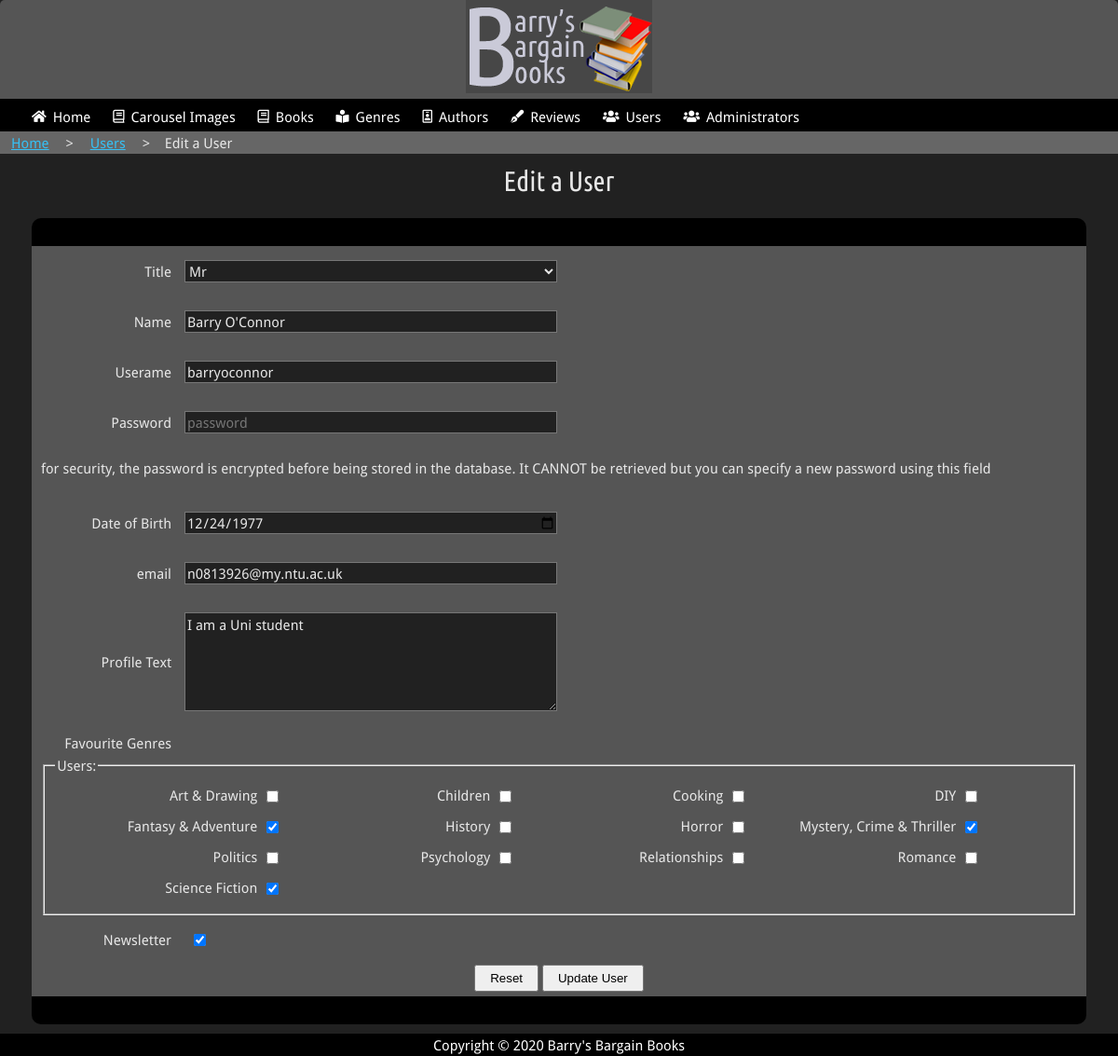
/admin/user_edit.php?id=6 (signed in), run on the app's committed database.
### tables this page shows
CREATE TABLE `users` (
  `userID` int(11) NOT NULL,
  `title` varchar(10) DEFAULT NULL,
  `name` varchar(50) DEFAULT NULL,
  `dob` date DEFAULT NULL,
  `email` varchar(100) NOT NULL,
  `profile` varchar(1000) NOT NULL,
  `genres` varchar(200) NOT NULL,
  `newsletter` tinyint(1) NOT NULL DEFAULT '0',
  `username` varchar(40) DEFAULT NULL,
  `password` varchar(128) DEFAULT NULL
);

CREATE TABLE `genres` (
  `genreID` int(11) NOT NULL,
  `name` varchar(100) NOT NULL,
  `description` varchar(1000) DEFAULT NULL,
  `image` varchar(100) DEFAULT NULL,
  `image_alt` varchar(200) DEFAULT NULL,
  `is_active` tinyint(1) NOT NULL DEFAULT '1'
);

### admin/user_edit.php (the view, shortened to what this page needs)
<!DOCTYPE html>
<html lang="en" class="text-100">
<head>
    <link rel="stylesheet" href="css/admin.css">
    <link rel="stylesheet" href="../css/fontawesome.css">
</head>
<body>
    <header>
        <div >
            <a href="index.php"><img src="images/logo.png" alt="Barry's Bargain Books Logo"></a>
        </div>
    </header>
    <?php include 'includes/main_nav.php'; ?>
    <main id="main">
    	<section class="breadcrumb">
            <div id="breadcrumb" class="boc-grid-container">
                <a href="index.php" title="retrun to the home page">Home</a>
                <span class="separator">></span>
                <a href="users.php" title="retrun to the user index">Users</a>
                <span class="separator">></span>
                <span class="current">Edit a User</span>
            </div>
        </section>
<?php
include 'includes/connection.php';
if (!empty($_POST)) {
	try {
        $password = isset($_POST['user-password']) ? trim($_POST['user-password']) : null;
        if(is_null($password)||$password==""){
            $stmt = $connection->prepare("UPDATE users SET title=:title, name=:name, dob=:dob, email=:email, profile=:profile, genres=:genres, newsletter=:newsletter, username=:username WHERE userID=:id;");
        } else {
            $stmt = $connection->prepare("UPDATE users SET title=:title, name=:name, dob=:dob, email=:email, profile=:profile, genres=:genres, newsletter=:newsletter, username=:username, password=:password WHERE userID=:id;");
            $password = hash('sha512', $password);
            $stmt->bindParam(':password', $password, PDO::PARAM_STR);
        }
	    $genres ="";
        if(isset($_POST['genre'])){
            foreach($_POST['genre'] as $selected){
                $genres .= $selected . "|";
            }
            $genres = rtrim($genres, "|");
        }
        $title = isset($_POST['user-title']) ? trim($_POST['user-title']) : null;
        $name = isset($_POST['user-name']) ? trim($_POST['user-name']) : null;
        $dob = isset($_POST['user-dob']) ? trim($_POST['user-dob']) : null;
        $email = isset($_POST['user-email']) ? trim($_POST['user-email']) : null;
        $profile = isset($_POST['user-profile']) ? trim($_POST['user-profile']) : null;
        $newsletter = isset($_POST['user-newsletter']) ? trim($_POST['user-newsletter']) : 0;
        $username = isset($_POST['user-username']) ? trim($_POST['user-username']) : null;
        $id = isset($_POST['user-id']) ? trim($_POST['user-id']) : null;
        $stmt->bindParam(':title', $title, PDO::PARAM_STR);
        $stmt->bindParam(':name', $name, PDO::PARAM_STR);
        $stmt->bindParam(':dob', $dob, PDO::PARAM_STR);
        $stmt->bindParam(':email', $email, PDO::PARAM_STR);
        $stmt->bindParam(':profile', $profile, PDO::PARAM_STR);
        $stmt->bindParam(':newsletter', $newsletter, PDO::PARAM_STR);
        $stmt->bindParam(':username', $username, PDO::PARAM_STR);
        $stmt->bindParam(':genres', $genres, PDO::PARAM_STR);
		$stmt->bindParam(':id', $id, PDO::PARAM_STR);
	    $return_value = $stmt->execute();
		if($return_value) {
            echo "<h2 class='boc-center'><i class='far fa-check-circle green'></i> User Updated</h2>";
            echo "<p class='boc-center'>You will be returned to the User Index in 3 seconds or you can <a href='users.php'>return to the User Index now</a></p>";
        } else {
            echo "<h2 class='boc-center'><i class='far fa-times-circle red'></i> Action failed. Please try again</h2>";
            echo "<p class='boc-center'>You will be returned to the User Index in 3 seconds or you can <a href='users.php'>return to the User Index now</a></p>";
        };
        header( "refresh:3;url=users.php" );
	} catch( PDOExecption $error ) {
    	print "Error!: " . $error->getMessage() . "</br>";
	}
} elseif (isset($_GET['id'])) {
	try {
	    $stmt = $connection->prepare("SELECT * FROM users WHERE userID=:id;");
	    $id = isset($_GET['id']) ? trim($_GET['id']) : null;
		$stmt->bindParam(':id', $id, PDO::PARAM_STR);
		$stmt->execute();
	    $result = $stmt->fetch(PDO::FETCH_ASSOC);
	} catch( PDOExecption $error ) {
    	print "Error!: " . $error->getMessage() . "</br>";
	}
	?>
        <h2 class="boc-center">Edit a User</h2>
		<div id="paged-list" class="boc-grid-container">
	    	<div class="form-row header"></div>
			<form id="user-add" method="post" onsubmit="return validateForm(this);" action="<?php echo basename($_SERVER['PHP_SELF']); ?>">
				<div class="form-row">
                    <label for="user-title">Title</label>
                    <select id="user-title" name="user-title">
                        <option value="Mr"<?php if($result['title'] == "Mr") { echo ' selected'; } ?>>Mr</option>
                    </select>
                </div>
                <div class="form-row">
                    <label for="user-name">Name</label>
                    <input id="user-name" name="user-name" type="text" placeholder="full name" value="<?php echo $result['name']; ?>" data-validate="true" data-validation-type="required">
                </div>
                <div class="form-row">
                    <label for="user-username">Userame</label>
                    <input id="user-username" name="user-username" type="text" placeholder="username" value="<?php echo $result['username']; ?>" data-validate="true" data-validation-type="required">
                </div>
                <div class="form-row">
                    <label for="user-password">Password</label>
                    <input id="user-password" name="user-password" type="text" placeholder="password" data-validate="true" data-validation-type="required">
                    <p>for security, the password is encrypted before being stored in the database. It CANNOT be retrieved but you can specify a new password using this field</p>
                </div>
                <div class="form-row">
                    <label for="user-dob">Date of Birth</label>
                    <input id="user-dob" name="user-dob" type="date" value="<?php echo $result['dob']; ?>" data-validate="true" data-validation-type="required date">
                </div>
                <div class="form-row">
                    <label for="user-email">email</label>
                    <input id="user-email" name="user-email" type="text" placeholder="email address" value="<?php echo $result['email']; ?>" data-validate="true" data-validation-type="required email">
                </div>
                <div class="form-row">
                    <label for="user-profile">Profile Text</label>
                    <textarea id="user-profile" name="user-profile" placeholder="Profile text" data-validate="true" data-validation-type="required" rows="5"><?php echo $result['profile']; ?></textarea>
                </div>
                <div class="form-row">
                    <label for="content-image">Favourite Genres</label>
                    <fieldset>
                        <legend>Users:</legend>
                                <?php try {
                                        $result['genres'] = "|" . $result['genres'] . "|";
                                        $stmt = $connection->prepare("SELECT genreID, name FROM genres ORDER BY name ASC;");
                                        $stmt->execute();
                                        while ($genre = $stmt->fetch(PDO::FETCH_ASSOC)) {
                                            echo '<label for="genre-' . $genre['genreID'] . '">' . $genre['name'] . '<input id="genre-' . $genre['genreID'] . '" name="genre[]" value="' . $genre['genreID'] . '" type="checkbox" class="radio" data-validate="true" data-validation-type="checkbox" onChange="validateBoxes(this);"';
                                            if(strpos($result['genres'], "|".$genre['genreID']."|") !== false) { echo " checked"; }
                                            echo '></label>';
                                        }
                                    } catch( PDOExecption $error ) {
                                        print "Error!: " . $error->getMessage() . "</br>";
                                    } ?>
                        </fieldset>
                </div>
                <div class="form-row">
                    <label for="user-newsletter">Newsletter</label>
                    <input type="checkbox" id="user-newsletter" name="user-newsletter" value="1"<?php if($result['newsletter'] == 1) { echo ' checked'; } ?>>
                </div>
                <div class="form-row boc-center">
                    <button type="reset">Reset</button>
                    <button type="submit">Update User</button>
                </div>
	        </form>
			<div class="form-row footer"></div>
		</div>
<?php } else {
 echo "<h2 class='boc-center'><i class='far fa-times-circle red'></i> A user was not selected</h2>";
 echo "<p class='boc-center'>You will be returned to the User Index in 3 seconds or you can <a href='users.php'>return to the User Index now</a></p>";
 header( "refresh:3;url=users.php" );
} ?>
    </main>
    <footer>
            Copyright &copy; 2020 Barry's Bargain Books
    </footer>
</body>
</html>

### admin/css/admin.css (style rules this page uses)
* { box-sizing: border-box; position: relative; }
html { font-size: 100%; padding: 0rem; margin: 0rem; height: 100%; width: 100%; }
html.text-100 { font-size: 1rem; }
body { font-family: "Droid Sans", "Helvetica Neue", Helvetica, Arial, sans-serif; font-weight: 400; line-height: 1.6; font-weight: 400; padding: 0rem; margin: 0rem; height: 100%; width: 100%; background-color: #f3f2f1; }
img { max-width: 100%; height: auto; }
h1, h2, h3, h4, h5, h6 { font-family: "Ubuntu Condensed", sans-serif; font-weight: 400; margin: 0.625rem 0; text-align: center; }
h2 { font-size: 1.875rem; line-height: 1.3; }
body { font-size: 0.9375rem !important; }
body { color: #e7e7e7; background-color: #212121; }
input, select, textarea { font-family: "Droid Sans", "Helvetica Neue", Helvetica, Arial, sans-serif; font-weight: 400; margin: 0.625rem 0; text-align: center; font-size: 1rem; text-align: left; }
input, select, textarea { font-size: 1rem; text-align: left; }
@media (min-width: 50rem) and (max-width: 75rem) { h2 { font-size: 1.875rem; line-height: 1.3; text-align: left; } }
@media (min-width: 50rem) and (max-width: 75rem) { body, input, select, textarea { font-size: 0.9375rem !important; } }
a { border: 0.125rem solid transparent; color: #36c0f4; transition: color 0.3s ease-in-out; }
header { background-color: #474747; text-align: center; }
.boc-grid-container { position: relative; width: 100%; margin: 0 auto; padding: 0.625rem; }
.boc-center { text-align: center; }
@media (min-width: 50rem) and (max-width: 75rem) { .boc-grid-container { width: 96%; } }
.breadcrumb { background-color: #666; }
#breadcrumb { position: relative; width: 100%; margin: 0 auto; padding: 0rem 0.625rem 0 0.625rem; }
.separator { margin: 0 0.75rem; }
#paged-list .form-row.header { background-color: #000; border-radius: 10px 10px 0px 0px; min-height: 30px; }
#paged-list .form-row { width: 100%; background-color: #555; padding: 5px 10px; }
#paged-list .form-row.footer { background-color: #000; border-radius: 0px 0px 10px 10px; text-align: center; min-height: 30px; }
#paged-list input, #paged-list select, #paged-list textarea { width: 400px; }
header { background-color: #555; border-radius: 5px 5px 0px 0px; padding: 0px 10px; }
.form-row { width: 100%; }
.form-row * { vertical-align: middle; }
.form-row label, .form-row input, .form-row select, .form-row textarea { display: inline-block; }
.form-row label { width: 150px; padding-right: 10px; text-align: right; }
button { padding: 5px 15px; }
input, select, textarea { background-color: #212121; color: #e7e7e7; border: 1px solid #777; }
.form-row fieldset label { display: block; width: 250PX; float: left; }
.form-row input[type=checkbox] { padding: 0px; width: auto !important; margin-left: 10px; display: inline-block; }
footer { background-color: #000; color: #fff; text-align: center; }

### data on the page
users: user-title "Mr", user-name "Barry O'Connor", user-username "barryoconnor", user-dob "12/24/1977", user-email "n0813926@my.ntu.ac.uk", user-profile "I am a Uni student", newsletter "☑"
genres: name "Art & Drawing"
genres: name "Children"
genres: name "Cooking"
genres: name "DIY"
genres: name "Fantasy & Adventure", genreID "☑"
genres: name "History"
genres: name "Horror"
genres: name "Mystery, Crime & Thriller", genreID "☑"
genres: name "Politics"
genres: name "Psychology"
genres: name "Relationships"
genres: name "Romance"
genres: name "Science Fiction", genreID "☑"
